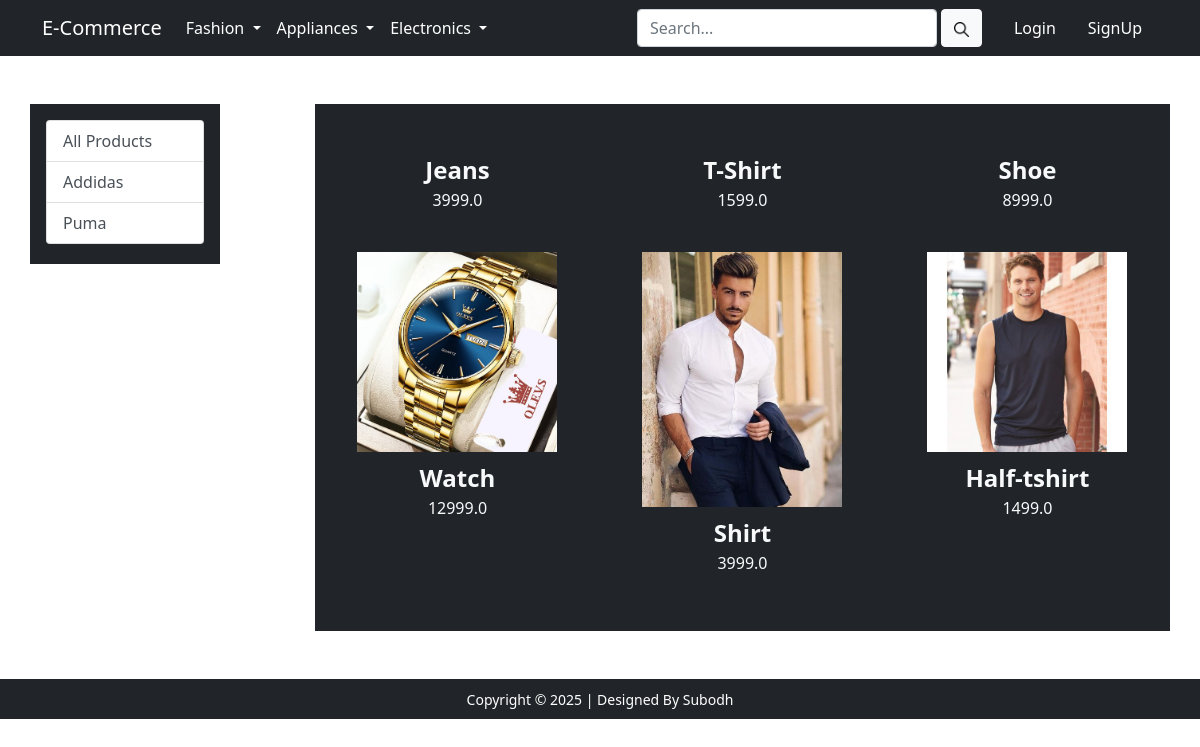
Page /product-fltr/mw on the committed database.
### app/models.py (models this page shows, shortened)
class Product(models.Model):
    title = models.CharField(max_length=120)
    brand = models.CharField(max_length=70)
    category = models.CharField(choices=CATEGORY_CHOICE, max_length=3)
    selling_price = models.FloatField()
    discounted_price = models.FloatField()
    description = models.TextField()
    prod_img = models.ImageField(upload_to='product_img')

### app/views.py (the view, shortened to what this page needs)
# urls.py: path('product-fltr/<slug:data>', views.product_fltr, name='product-fltr'),
def product_fltr(request, data):
    tmplt = 'app/men_wear.html'
    if data == 'mw' or data == 'puma' or data == 'addi':
        if data == 'addi':
            filter_prod = Product.objects.filter(category='MW').filter(brand='Addi')
        elif data == 'puma':
            filter_prod = Product.objects.all().filter(category='MW').filter(brand='Puma')
        else:
            filter_prod = Product.objects.all().filter(category='MW')
    return render(request, tmplt , {'filter_prod':filter_prod})

### app/templates/app/men_wear.html (shortened to what this page needs)
{% extends 'app/base.html' %}
{% load static %}
{% block main-content %}
<div class="container my-5">
  <div class="row">
    <div class="col-sm-2 bg-dark p-3" style="height: 10rem;">
      <div class="list-group">
        <a href="{% url 'product-fltr' 'mw' %}" class="list-group-item list-group-item-action " aria-current="true">
          All Products
        </a>
        <a href="{% url 'product-fltr' 'addi' %}" class=" list-group-item list-group-item-action">Addidas</a>
        <a href="{% url 'product-fltr' 'puma' %}" class=" list-group-item list-group-item-action">Puma</a>
      </div>
    </div>
    <div class="col-sm-9 offset-sm-1">
      <div class="row bg-dark px-0 py-3">
        {% for fp in filter_prod %}
        <div class="item col-sm-4 mb-4 text-center">
          <a href="{% url 'product-detail' fp.id %}" style="text-decoration: none;">
          <img src="{{fp.prod_img.url}}" alt="" width="200px">
          <p class="mb-0 mt-2 fs-4 fw-bold text-light">{{fp.title}}</p>
          <p class="fs-6 text-light">{{fp.discounted_price}}</p>
        </a>
        </div>
        {% endfor %}
      </div>
    </div>
  </div>
</div>
{% endblock main-content %}

### app/static/app/css/style.css (style rules this page uses)
* { margin: 0; padding: 0; box-sizing: border-box; }

### rows in the picture
Product: title "Jeans", discounted_price "3999.0"
Product: title "T-Shirt", discounted_price "1599.0"
Product: title "Shoe", discounted_price "8999.0"
Product: prod_img (picture), title "Watch", discounted_price "12999.0"
Product: prod_img (picture), title "Shirt", discounted_price "3999.0"
Product: prod_img (picture), title "Half-tshirt", discounted_price "1499.0"
